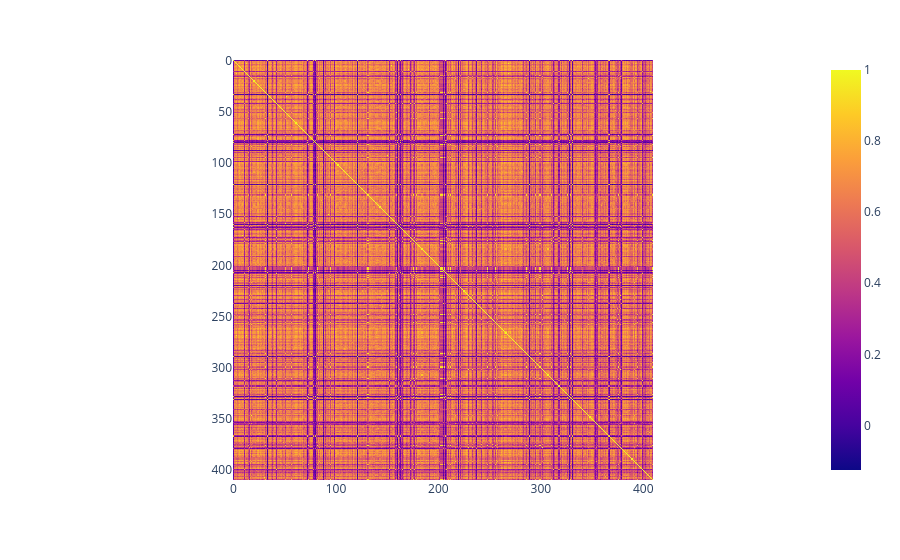

This figure's notebook cell:
### Code cell
import plotly.express as px
size = len(feature_scaling(similarities))
size = 15
keys = list(embeddings.keys())[:size]


fig = px.imshow(similarities)
fig.show()

### Figure 1 — Plotly figure (JSON) as saved in the notebook; plotly's stock layout.template omitted (floating-point values rounded to 4 significant figures; data arrays with more than 128 entries replaced by an {"elided": "..."} marker saying what was removed)
{"data": [{"coloraxis": "coloraxis", "hovertemplate": "x: %{x}<br>y: %{y}<br>color: %{z}<extra></extra>", "name": "0", "type": "heatmap", "xaxis": "x", "yaxis": "y", "z": {"elided": "410x410 float values"}}], "layout": {"coloraxis": {"colorscale": [[0, "#0d0887"], [0.1111, "#46039f"], [0.2222, "#7201a8"], [0.3333, "#9c179e"], [0.4444, "#bd3786"], [0.5556, "#d8576b"], [0.6667, "#ed7953"], [0.7778, "#fb9f3a"], [0.8889, "#fdca26"], [1, "#f0f921"]]}, "margin": {"t": 60}, "xaxis": {"anchor": "y", "constrain": "domain", "domain": [0, 1], "scaleanchor": "y"}, "yaxis": {"anchor": "x", "autorange": "reversed", "constrain": "domain", "domain": [0, 1]}}}
